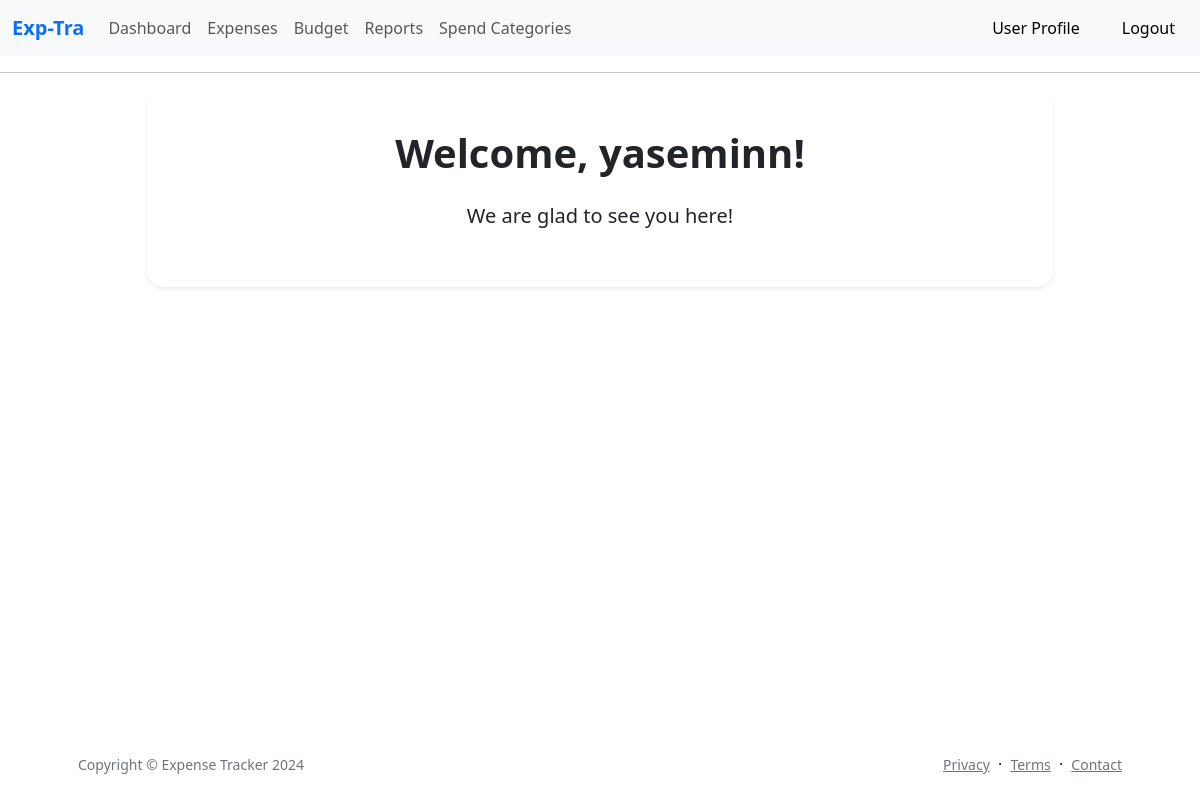
/index (signed in), run on an earlier commit of the app's database.
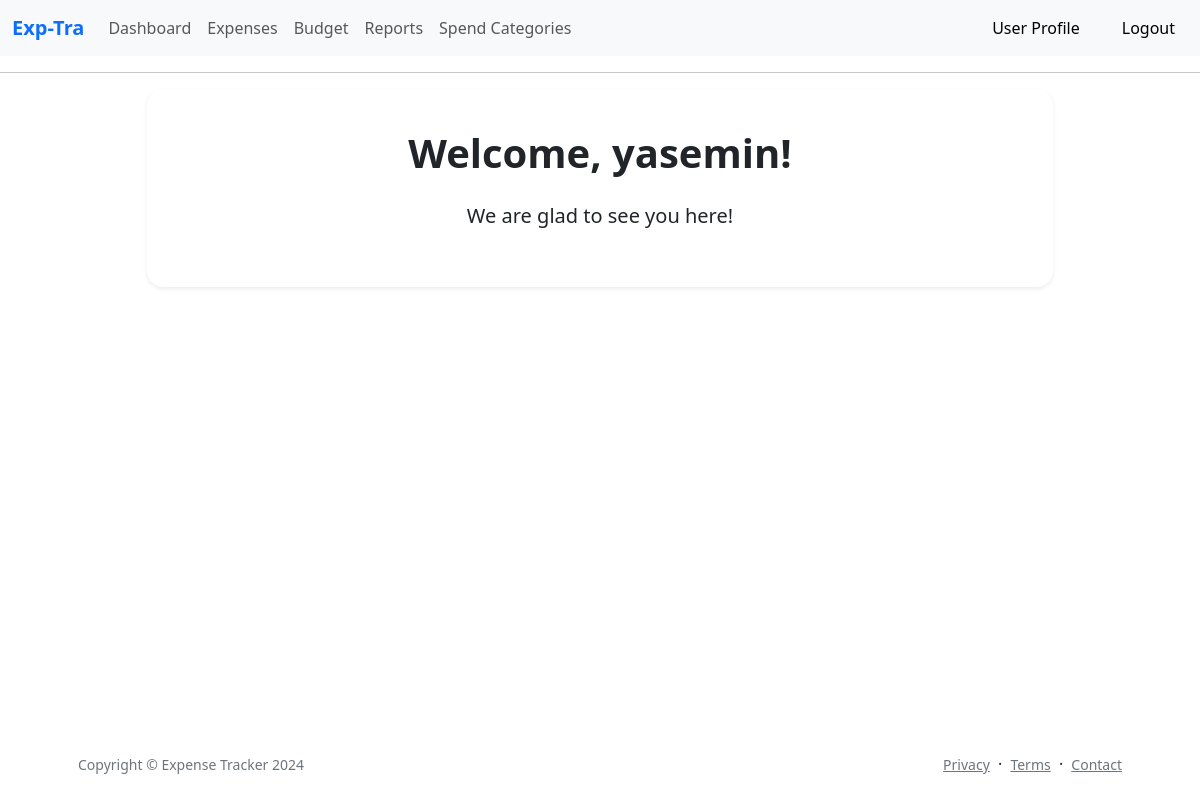
And on a later commit of the database.
### app/models.py (models this page shows, shortened)
class User(UserMixin,db.Model):
    __tablename__ = 'users'
    id: so.Mapped[int] = so.mapped_column(primary_key=True)
    firstname: so.Mapped[str] = so.mapped_column(sa.String(64), index=True,
                                                unique=False)
    lastname: so.Mapped[str] = so.mapped_column(sa.String(64), index=True,
                                                 unique=False)
    email: so.Mapped[str] = so.mapped_column(sa.String(120), index=True,
                                             unique=True)
    password_hash: so.Mapped[Optional[str]] = so.mapped_column(sa.String(256))
    expenses: so.WriteOnlyMapped['Expense'] = so.relationship(
        back_populates='user',passive_deletes=True)
    incomes = so.relationship("Income", back_populates='user')

### app/main/routes.py (the view)
@bp.route('/')
@bp.route('/index')
@login_required
def index():
    return render_template("index.html")

### app/models.py (called while the page is built)
@login.user_loader
def load_user(id):
    return db.session.get(User, int(id))

### app/templates/index.html (shortened to what this page needs)
{% extends "base.html" %}
{% block content %}
<div class="container">
    <div class="row justify-content-center">
        <div class="col-lg-10">
            <div class="card shadow-sm border-0 rounded-4 p-4">
                <div class="card-body">
                    <h1 class="fw-bolder text-center mb-4">Welcome, {{ current_user.firstname }}!</h1>
                    <p class="lead text-center">We are glad to see you here!</p>
                </div>
            </div>
        </div>
    </div>
</div>
{% endblock %}

### app/templates/base.html (shortened to what this page needs)
<!DOCTYPE html>
<html lang=“en” xmlns="http://www.w3.org/1999/html">
<head>
    <link rel="stylesheet" href="{{ url_for('static', filename='css/styles.css') }}">
    <link href="https://cdn.jsdelivr.net/npm/bootstrap-icons@1.7.2/font/bootstrap-icons.css" rel="stylesheet">
    <link
            href="https://cdn.jsdelivr.net/npm/bootstrap@5.3.2/dist/css/bootstrap.min.css"
            rel="stylesheet"
>
</head>
<body>
{% include "navbar.html" %}
<hr>
<div class="container has-text-centered">
    {% block content %} {% endblock %}
</div>
<main class="container p-5 text-center">
</main>
<footer class="bg-white py-4 fixed-bottom">
    <div class="container px-5">
        <div class="row align-items-center justify-content-between flex-column flex-sm-row">
            <div class="col-auto">
                <div class="small m-0">Copyright &copy; Expense Tracker 2024</div>
            </div>
            <div class="col-auto">
                <a class="small" href="#!">Privacy</a>
                <span class="mx-1">&middot;</span>
                <a class="small" href="#!">Terms</a>
                <span class="mx-1">&middot;</span>
                <a class="small" href="#!">Contact</a>
            </div>
        </div>
    </div>
</footer>
</body>
</html>

### app/templates/navbar.html (shortened to what this page needs)
<nav class="navbar navbar-expand-lg bg-body-tertiary">
  <div class="container-fluid">
    <a class="navbar-brand" href="/"><span class="fw-bolder text-primary">Exp-Tra</span></a>
    <div class="collapse navbar-collapse" id="navbarNavDropdown">
      {% if current_user.is_anonymous %}
      <span class="d-flex">
        <a class="btn btn-light ms-3" href="{{ url_for('auth.login') }}">Login</a>&nbsp;
        <a class="btn btn-light ms-3" href="{{ url_for('auth.register') }}">Register</a>
      </span>
    {% else %}
      <ul class="navbar-nav">
        <li class="nav-item">
          <a class="nav-link" href="{{ url_for('main.dashboard') }}">Dashboard</a>
        </li>
        <li class="nav-item">
          <a class="nav-link" href="{{ url_for('main.expenses') }}">Expenses</a>
        </li>
        <li class="nav-item">
          <a class="nav-link" href="{{ url_for('main.budget') }}">Budget</a>
        </li>
        <li class="nav-item">
          <a class="nav-link" href="#">Reports</a>
        </li>
        <li class="nav-item">
          <a class="nav-link" href="{{ url_for('main.categories') }}">Spend Categories</a>
        </li>
      </ul>
    </div>
      <span class="d-flex">
        <a class="btn btn-light ms-3" href="/account">User Profile</a>
        <a class="btn btn-light ms-3" href="{{ url_for('auth.logout') }}">Logout</a>
      </span>
    {% endif %}
  </div>
</nav>

### app/templates/base.html (style rules this page uses)
footer { background-color: #626364; border-radius: 15px; }
footer .container { padding-left: 15px; padding-right: 15px; }
footer .small { color: #6c757d; }

What changed in the data, as far as the page shows it:
changed User: firstname "yaseminn" → "yasemin"
